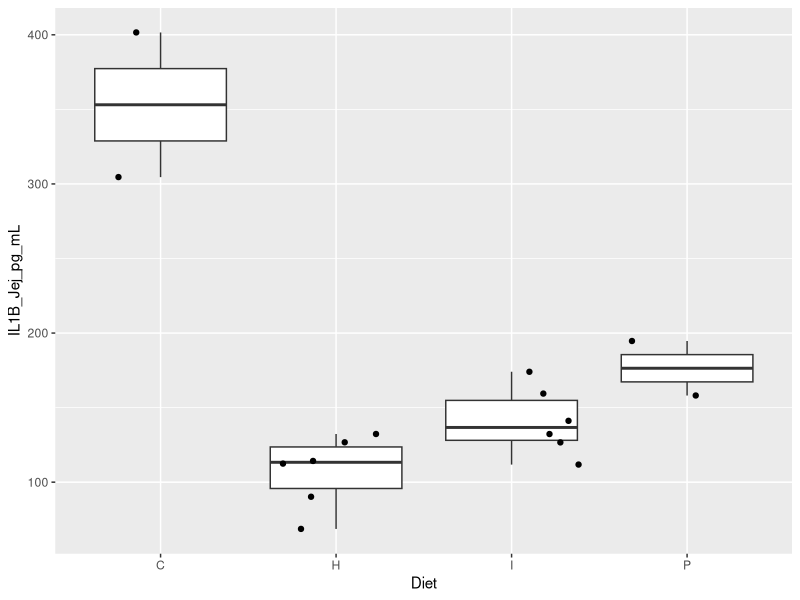
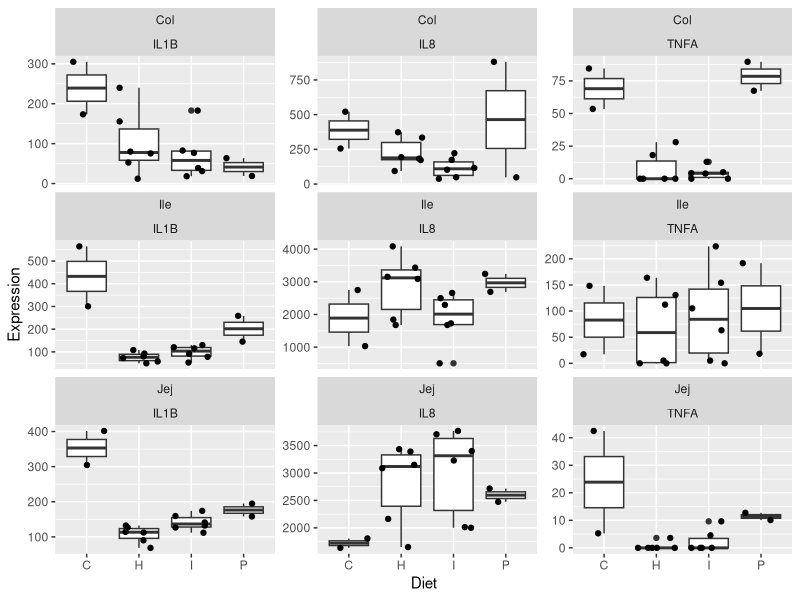
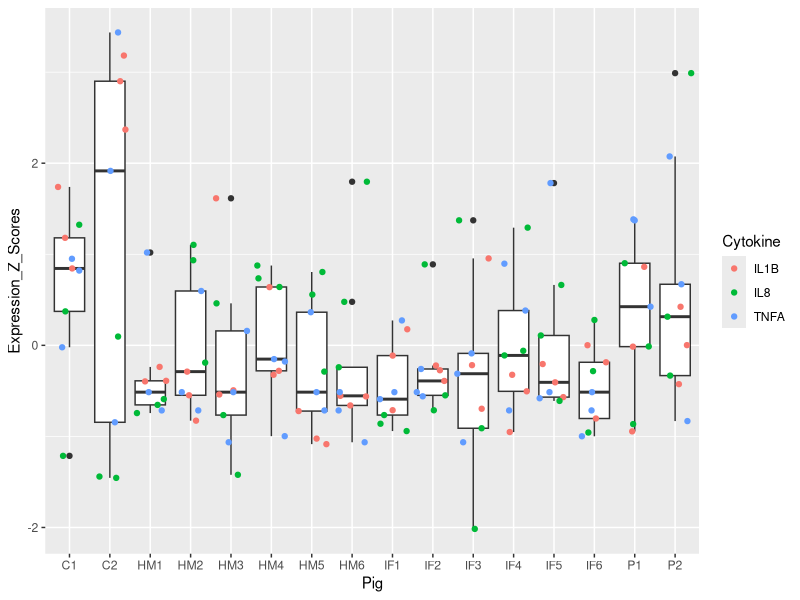
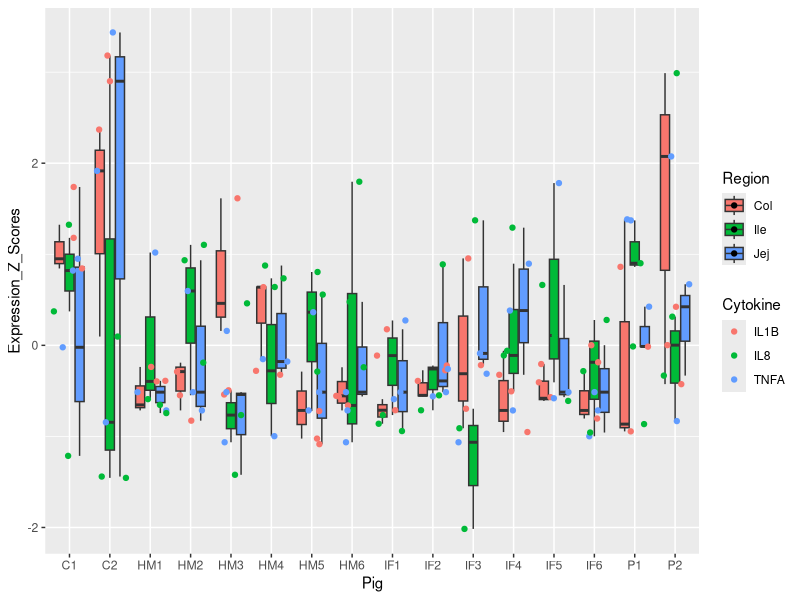
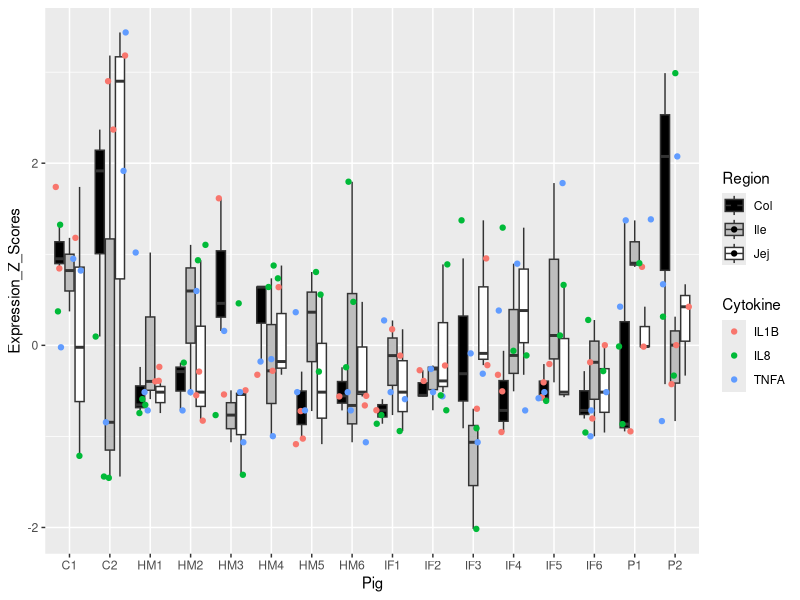
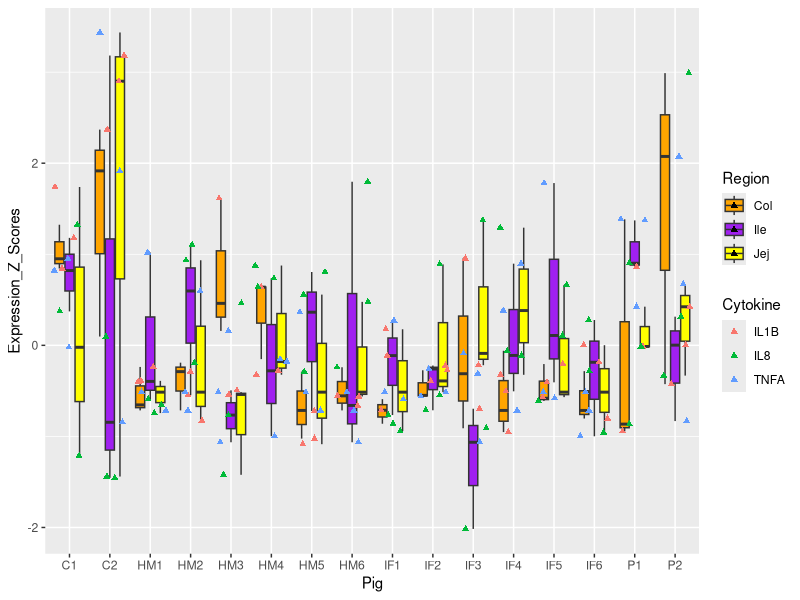
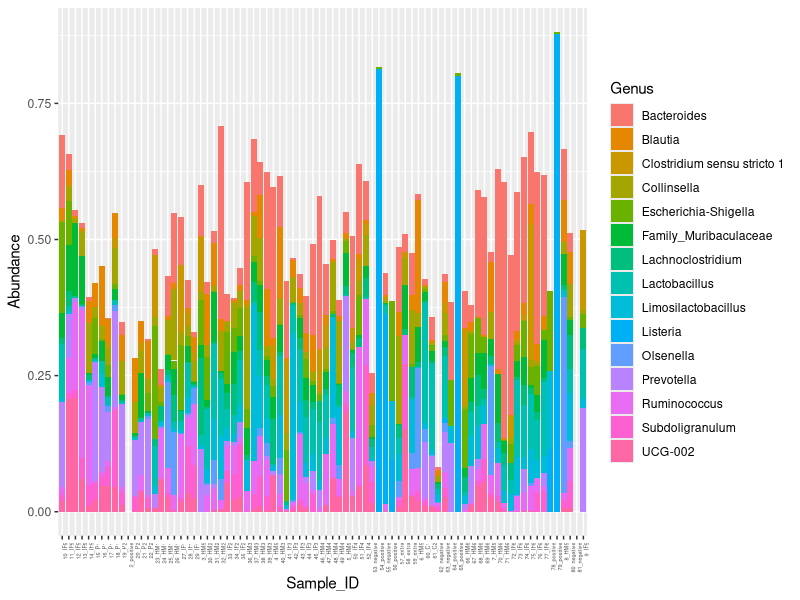
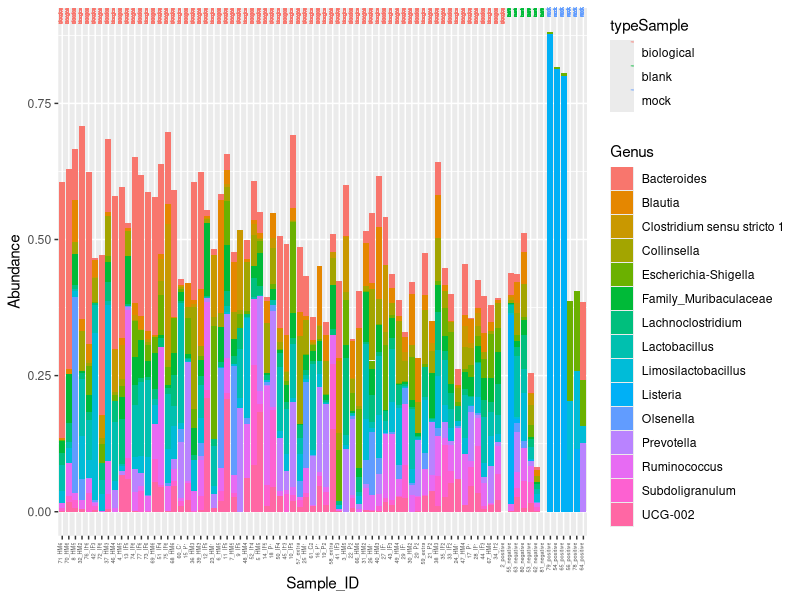

Write R code to recreate these figures, in order.
## ---- chunk 1
knitr::opts_chunk$set(echo=FALSE, warning=FALSE, error=FALSE, message=FALSE)

## ---- chunk 2
library(readxl)
Cytokine_summary <- read_excel("Cytokine_summary.xlsx")
View(Cytokine_summary)
knitr::kable(Cytokine_summary)
## ---- chunk 3
library(tidyverse)
library(ggplot2)
library(ggpubr)
library(rstatix)
library(dplyr)
## ---- chunk 4
Cytokine_summary <- Cytokine_summary %>%
  mutate(Diet = str_sub(Pig, 1, 1))
## ---- chunk 5
ggplot(Cytokine_summary, aes(x = Diet, y = IL1B_Jej_pg_mL)) + 
  geom_boxplot() + 
  geom_jitter()
## ---- chunk 6
Cytokine_long <- Cytokine_summary %>%
  pivot_longer(cols = 2:10, names_to ="Reg_Cyt",
 values_to = "Expression") %>%
  separate(Reg_Cyt, into = c("Cytokine", "Region"), sep = "_", remove = FALSE)
## ---- chunk 7
ggplot(Cytokine_long, aes(x = Diet, y = Expression)) + 
  geom_boxplot() + 
  geom_jitter() + 
  facet_wrap(Region ~ Cytokine, scales = "free_y")
## ---- chunk 8
ggsave("CytokineSummaryBoxplotJitter.pdf")
## ---- chunk 9
Cytokine_zscore <- Cytokine_summary %>%   mutate(across(.cols = 2:10, .fns = ~scale(.) %>% as.vector)) #scaling columns 2-10}
## ---- chunk 10
Cytokine_zscore_long <- Cytokine_zscore %>%   pivot_longer(cols = 2:10, names_to ="Reg_Cyt",  values_to = "Expression_Z_Scores") %>%   separate(Reg_Cyt, into = c("Cytokine", "Region"), sep = "_", remove = FALSE)   # We just made the data long! First we break up the columns 2-10 to their cytokine and their region. # Don't worry about warning- says I have lots of _}
## ---- chunk 11
ggplot(Cytokine_zscore_long, aes(x = Pig, y = Expression_Z_Scores)) +    geom_boxplot() +    geom_jitter(aes(color= Cytokine))
## ---- chunk 12
ggsave("ZscoreCytokinesSimple.pdf")
## ---- chunk 13
ggplot(Cytokine_zscore_long, aes(x = Pig, y = Expression_Z_Scores, fill = Region)) +    
  geom_boxplot() +    
  geom_jitter(aes(color= Cytokine))
## ---- chunk 14
region_colors <- c("black", "gray", "white")

ggplot(Cytokine_zscore_long, aes(x = Pig, y = Expression_Z_Scores, fill = Region)) +    
  geom_boxplot() +    
  geom_jitter(aes(color = Cytokine)) +
  scale_fill_manual(values = region_colors)
## ---- chunk 15
ggsave("ZscoreCytokinesComplex.pdf")
## ---- chunk 16
region_colors <- c("orange", "purple", "yellow")

ggplot(Cytokine_zscore_long, aes(x = Pig, y = Expression_Z_Scores, fill = Region)) +    
  geom_boxplot() +    
  geom_jitter(aes(color = Cytokine), shape = 17) +  # Change shape to the desired value
  scale_fill_manual(values = region_colors)
## ---- chunk 17

library(ggplot2)
library(magrittr)
library(dplyr)

# Reading in csv I sent to Barrie
test <- read.csv("test.csv")

ggplot(data = test, aes(x = Sample_ID, y = Abundance, fill = Genus))+
  geom_col(position = "stack")+
  theme(axis.text.x = element_text(angle = 90, hjust = 1, size = 4))

# get barchart, default colors, but would love to have x axis ordered. Barrie also modified x axis to be more readable.

test <- test %>%
  mutate(Sample_ID = factor(Sample_ID, levels = unique(Sample_ID[order(typeSample)]))) #order x axis by typeSample

ggplot(data = test, aes(x = Sample_ID, y = Abundance, fill = Genus)) +
  geom_col(position = "stack")+
  theme(axis.text.x = element_text(angle = 90, hjust = 1, vjust = 0, size = 4))+
 geom_text(aes(x = Sample_ID, y = Inf, label = typeSample, color = typeSample), 
            vjust = 0, angle = 90, hjust = 1, size = 1) #add this line for adding text on top/color/legend, I think
## ---- chunk 18

library(RColorBrewer)
custom_col15 <- c( "#FF0000", "#00B0F0", "#FFFF00", "#96D050", "#CC3399",
 "#375623", "#FFC000", "#0070C0", "#990033","#00B050",
 "#FF00FF", "#66FF99", "#F96E05", "#FFFF99", "#000000")#,
# "#0000FF", "#FF7C80", "#CC66FF", "#00FF00", "#002060")

ggplot(data = test, aes(x = Sample_ID, y = Abundance, fill = Genus)) +
  geom_col(position = "stack")+
  scale_fill_manual(values = custom_col15)+
  theme(axis.text.x = element_text(angle = 90, hjust = 1, vjust = 0, size = 4))+
 geom_text(aes(x = Sample_ID, y = Inf, label = typeSample, color = typeSample), 
            vjust = 0, angle = 90, hjust = 1, size = 1) #add this line for adding text on top/color/legend, I think
